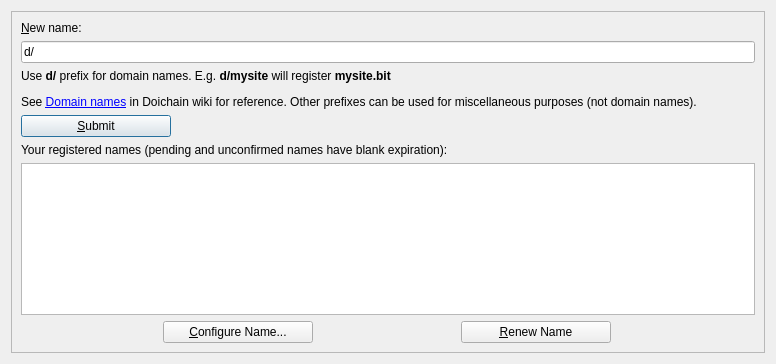
<?xml version="1.0" encoding="UTF-8"?>
<ui version="4.0">
 <class>ManageNamesPage</class>
 <widget class="QWidget" name="ManageNamesPage">
  <property name="geometry">
   <rect>
    <x>0</x>
    <y>0</y>
    <width>776</width>
    <height>364</height>
   </rect>
  </property>
  <layout class="QHBoxLayout" name="horizontalLayout">
   <item>
    <widget class="QFrame" name="frame2">
     <property name="sizePolicy">
      <sizepolicy hsizetype="Preferred" vsizetype="Expanding">
       <horstretch>0</horstretch>
       <verstretch>0</verstretch>
      </sizepolicy>
     </property>
     <property name="frameShape">
      <enum>QFrame::StyledPanel</enum>
     </property>
     <property name="frameShadow">
      <enum>QFrame::Sunken</enum>
     </property>
     <layout class="QVBoxLayout" name="verticalLayout">
      <item>
       <widget class="QLabel" name="label_4">
        <property name="sizePolicy">
         <sizepolicy hsizetype="Preferred" vsizetype="Maximum">
          <horstretch>0</horstretch>
          <verstretch>0</verstretch>
         </sizepolicy>
        </property>
        <property name="text">
         <string>&amp;New name:</string>
        </property>
        <property name="alignment">
         <set>Qt::AlignLeading|Qt::AlignLeft|Qt::AlignVCenter</set>
        </property>
        <property name="buddy">
         <cstring>registerName</cstring>
        </property>
       </widget>
      </item>
      <item>
       <widget class="QValidatedLineEdit" name="registerName">
        <property name="toolTip">
         <string>Enter a name or domain name (prefixed with d/) to be registered via Doichain.</string>
        </property>
        <property name="text">
         <string>d/</string>
        </property>
       </widget>
      </item>
      <item>
       <widget class="QLabel" name="label">
        <property name="sizePolicy">
         <sizepolicy hsizetype="Preferred" vsizetype="Preferred">
          <horstretch>0</horstretch>
          <verstretch>0</verstretch>
         </sizepolicy>
        </property>
        <property name="text">
         <string>&lt;html&gt;&lt;head/&gt;&lt;body&gt;&lt;p&gt;Use &lt;span style=&quot; font-weight:600;&quot;&gt;d/&lt;/span&gt; prefix for domain names. E.g. &lt;span style=&quot; font-weight:600;&quot;&gt;d/mysite&lt;/span&gt; will register &lt;span style=&quot; font-weight:600;&quot;&gt;mysite.bit&lt;/span&gt;&lt;/p&gt;&lt;p&gt;See &lt;a href=&quot;https://wiki.doichain.info/index.php?title=Domain_Name_Specification&quot;&gt;&lt;span style=&quot; text-decoration: underline; color:#0000ff;&quot;&gt;Domain names&lt;/span&gt;&lt;/a&gt; in Doichain wiki for reference. Other prefixes can be used for miscellaneous purposes (not domain names).&lt;/p&gt;&lt;/body&gt;&lt;/html&gt;</string>
        </property>
        <property name="textFormat">
         <enum>Qt::RichText</enum>
        </property>
        <property name="wordWrap">
         <bool>true</bool>
        </property>
        <property name="openExternalLinks">
         <bool>true</bool>
        </property>
       </widget>
      </item>
      <item>
       <widget class="QPushButton" name="submitNameButton">
        <property name="sizePolicy">
         <sizepolicy hsizetype="Fixed" vsizetype="Fixed">
          <horstretch>0</horstretch>
          <verstretch>0</verstretch>
         </sizepolicy>
        </property>
        <property name="minimumSize">
         <size>
          <width>150</width>
          <height>0</height>
         </size>
        </property>
        <property name="toolTip">
         <string>Confirm the new name action. Sends name_new transaction
to the network and creates a pending name_firstupdate transaction.</string>
        </property>
        <property name="text">
         <string>&amp;Submit</string>
        </property>
        <property name="icon">
         <iconset resource="../bitcoin.qrc">
          <normaloff>:/icons/send</normaloff>:/icons/send</iconset>
        </property>
        <property name="default">
         <bool>true</bool>
        </property>
       </widget>
      </item>
      <item>
       <spacer name="verticalSpacer">
        <property name="orientation">
         <enum>Qt::Vertical</enum>
        </property>
        <property name="sizeType">
         <enum>QSizePolicy::Maximum</enum>
        </property>
        <property name="sizeHint" stdset="0">
         <size>
          <width>20</width>
          <height>12</height>
         </size>
        </property>
       </spacer>
      </item>
      <item>
       <widget class="QLabel" name="label_5">
        <property name="sizePolicy">
         <sizepolicy hsizetype="Preferred" vsizetype="Maximum">
          <horstretch>0</horstretch>
          <verstretch>0</verstretch>
         </sizepolicy>
        </property>
        <property name="text">
         <string>Your registered names (pending and unconfirmed names have blank expiration):</string>
        </property>
        <property name="alignment">
         <set>Qt::AlignLeading|Qt::AlignLeft|Qt::AlignVCenter</set>
        </property>
        <property name="buddy">
         <cstring>registerName</cstring>
        </property>
       </widget>
      </item>
      <item>
       <widget class="QTableView" name="tableView">
        <property name="contextMenuPolicy">
         <enum>Qt::CustomContextMenu</enum>
        </property>
        <property name="toolTip">
         <string>Double-click name to configure</string>
        </property>
        <property name="tabKeyNavigation">
         <bool>false</bool>
        </property>
        <property name="alternatingRowColors">
         <bool>true</bool>
        </property>
        <property name="selectionMode">
         <enum>QAbstractItemView::SingleSelection</enum>
        </property>
        <property name="selectionBehavior">
         <enum>QAbstractItemView::SelectRows</enum>
        </property>
        <property name="sortingEnabled">
         <bool>true</bool>
        </property>
        <attribute name="verticalHeaderVisible">
         <bool>false</bool>
        </attribute>
       </widget>
      </item>
      <item>
       <layout class="QHBoxLayout" name="horizontalLayout_3">
        <item>
         <widget class="QPushButton" name="configureNameButton">
          <property name="sizePolicy">
           <sizepolicy hsizetype="Fixed" vsizetype="Fixed">
            <horstretch>0</horstretch>
            <verstretch>0</verstretch>
           </sizepolicy>
          </property>
          <property name="minimumSize">
           <size>
            <width>150</width>
            <height>0</height>
           </size>
          </property>
          <property name="toolTip">
           <string>Configure name and submit update operation</string>
          </property>
          <property name="text">
           <string>&amp;Configure Name...</string>
          </property>
          <property name="default">
           <bool>false</bool>
          </property>
         </widget>
        </item>
        <item>
         <widget class="QPushButton" name="renewNameButton">
          <property name="sizePolicy">
           <sizepolicy hsizetype="Fixed" vsizetype="Fixed">
            <horstretch>0</horstretch>
            <verstretch>0</verstretch>
           </sizepolicy>
          </property>
          <property name="minimumSize">
           <size>
            <width>150</width>
            <height>0</height>
           </size>
          </property>
          <property name="toolTip">
           <string>Renew the name with its current value</string>
          </property>
          <property name="text">
           <string>&amp;Renew Name</string>
          </property>
          <property name="default">
           <bool>false</bool>
          </property>
         </widget>
        </item>
       </layout>
      </item>
     </layout>
    </widget>
   </item>
  </layout>
 </widget>
 <customwidgets>
  <customwidget>
   <class>QValidatedLineEdit</class>
   <extends>QLineEdit</extends>
   <header>../../src/qt/qvalidatedlineedit.h</header>
  </customwidget>
 </customwidgets>
 <resources>
  <include location="../bitcoin.qrc"/>
 </resources>
 <connections/>
</ui>
